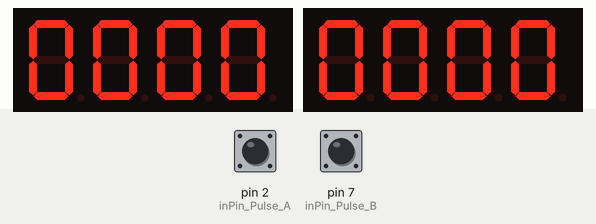
A sketch run on a simulated Arduino Uno, built with avr-gcc and run on an emulated ATmega328P. On the bench: 2 × 4-digit seven-segment display. The test bench sets the inputs (shaded band); at power-on: pin 2 (inPin_Pulse_A) LOW, pin 7 (inPin_Pulse_B) LOW. What the sketch prints to the serial monitor is not drawn.

Above: at 1.6 s.
1.7 s: pin 2 (inPin_Pulse_A) pulled HIGH for 0.15 s
At 3.0 s:
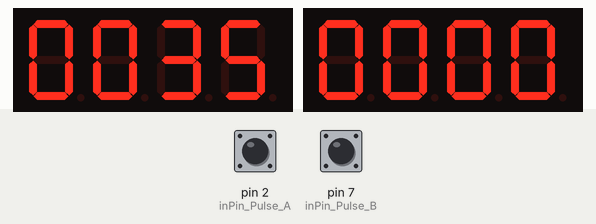
3.5 s: pin 7 (inPin_Pulse_B) pulled HIGH for 0.15 s
At 4.9 s:
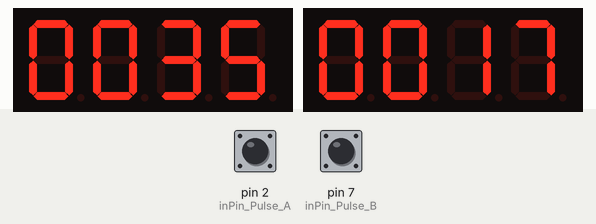
5.5 s: pin 2 (inPin_Pulse_A) pulled HIGH for 1 s
At 6.8 s:
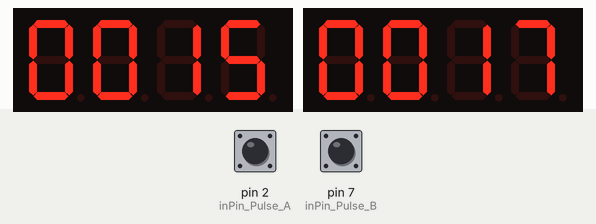
8.0 s: pin 7 (inPin_Pulse_B) pulled HIGH for 1 s
At 8.8 s:
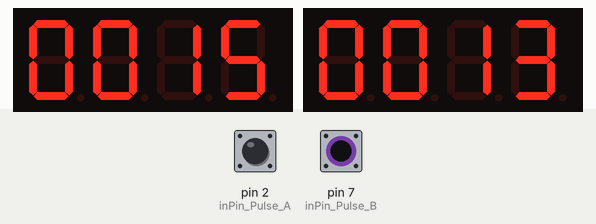
Timing chart, 0 to 11.0 s (numbered marks = the images above; inputs shaded):
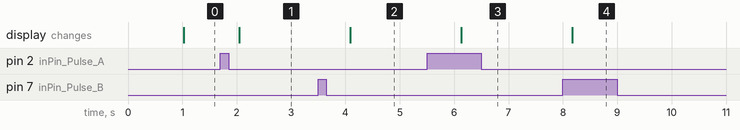

Measured:
- after the input at 1.7 s, the display: changes after 0.34 s (image 1)
- after the input at 3.5 s, the display: changes after 0.59 s (image 2)
- after the input at 5.5 s, the display: changes after 0.63 s (image 3)

The sketch:

Arduino-LicznikObrotow.ino
```cpp
#include "TM1637.h"

#define CLK_A 4
#define DIO_A 3
#define CLK_B 6
#define DIO_B 5

TM1637 out_Display_A(CLK_A,DIO_A);
TM1637 out_Display_B(CLK_B,DIO_B);

int8_t Disp_A[] = {0x00,0x00,0x00,0x00};
int8_t Disp_B[] = {0x00,0x00,0x00,0x00};

uint32_t Ttime_A, dTtime_A;
uint32_t Ttime_B, dTtime_B;

float frequency_A = 0, rev_per_minute_A = 0;
float frequency_B = 0, rev_per_minute_B = 0;

const int inPin_Pulse_A = 2;
const int inPin_Pulse_B = 7;

uint32_t screenupdateTime = micros();

void setup()
{
    Serial.begin(9600);
    Serial.println("Start -----------------");


  pinMode(inPin_Pulse_A, INPUT);
  pinMode(inPin_Pulse_B, INPUT);

  out_Display_A.init();
  out_Display_A.set(BRIGHT_TYPICAL);//BRIGHT_TYPICAL = 2,BRIGHT_DARKEST = 0,BRIGHTEST = 7;

  out_Display_B.init();
  out_Display_B.set(BRIGHT_TYPICAL);//BRIGHT_TYPICAL = 2,BRIGHT_DARKEST = 0,BRIGHTEST = 7;


}

int inPinState_A = 0, lastinPinState_A = 0;
int inPinState_B = 0, lastinPinState_B = 0;

uint32_t startPulse_A = 0, stopPulse_A = 0;
uint32_t startPulse_B = 0, stopPulse_B = 0;

uint32_t rev_per_minute_Aa, rev_per_minute_Bb;

void loop()
{
  inPinState_A = digitalRead(inPin_Pulse_A);
  inPinState_B = digitalRead(inPin_Pulse_B);

  if (inPinState_A != lastinPinState_A)
  {
    if (inPinState_A == HIGH)
    {
      stopPulse_A   = micros();
      Ttime_A       = stopPulse_A - startPulse_A;
      startPulse_A  = micros();

      frequency_A       = 1000000.0 / Ttime_A;
      rev_per_minute_A  = frequency_A * 60.0;
    }
    else
    {
      ;
    }
  }
  lastinPinState_A = inPinState_A;

  if (inPinState_B != lastinPinState_B)
  {
    if (inPinState_B == HIGH)
    {
      stopPulse_B   = micros();
      Ttime_B       = stopPulse_B - startPulse_B;
      startPulse_B  = micros();

      frequency_B       = 1000000.0 / Ttime_B;
      rev_per_minute_B  = frequency_B * 60.0;
    }
    else
    {
      ;
    }
  }
  lastinPinState_B = inPinState_B;


  if (micros() > screenupdateTime + 1000000)
  {

    if (micros() > startPulse_A + 12000000)
    {
      rev_per_minute_A = 0;
    }
    if (micros() > startPulse_B + 12000000)
    {
      rev_per_minute_B = 0;
    }

    rev_per_minute_Aa = rev_per_minute_A;
    Disp_A[3] = rev_per_minute_Aa % 10;
    Disp_A[2] = (rev_per_minute_Aa / 10) % 10;
    Disp_A[1] = (rev_per_minute_Aa / 100) % 10;
    Disp_A[0] = (rev_per_minute_Aa / 1000) % 10;

    rev_per_minute_Bb = rev_per_minute_B;
    Disp_B[3] = rev_per_minute_Bb % 10;
    Disp_B[2] = (rev_per_minute_Bb / 10) % 10;
    Disp_B[1] = (rev_per_minute_Bb / 100) % 10;
    Disp_B[0] = (rev_per_minute_Bb / 1000) % 10;

    out_Display_A.display(Disp_A);
    out_Display_B.display(Disp_B);

    screenupdateTime = micros();
  }
}
```
